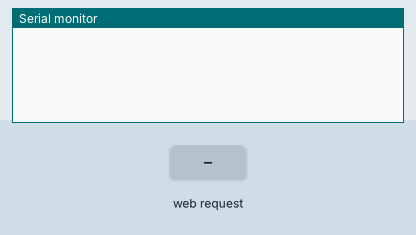
Recording of a sketch running on a simulated ESP8266 (NodeMCU). Parts: the last lines printed to the serial monitor. The test bench sets the inputs (shaded band).

Above: at 1.2 s.
1.3 s: HTTP request GET /forward received
At 2.2 s:
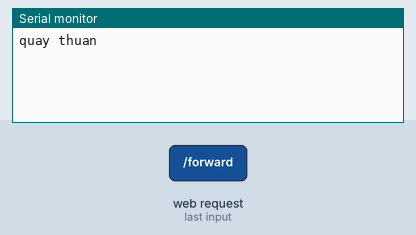
2.8 s: HTTP request GET /backward received
At 3.4 s:
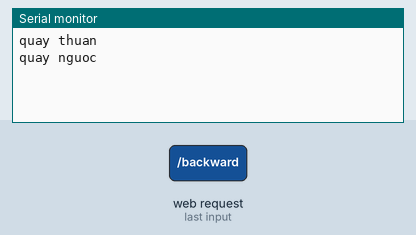
4.3 s: HTTP request GET /s received
At 5.7 s:
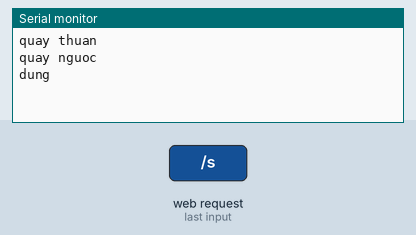

The sketch:

sketch_apr15c.ino
```cpp
#include <ESP8266WebServer.h>
#include <ESP8266WiFi.h>
#include <string.h>
bool f = 0;
bool b = 0;
bool s = 0;
String ssid = "test";
String password = "123456789";
IPAddress local_IP(192, 168, 2, 22);
IPAddress gateway(192, 168, 2, 22);
IPAddress subnet(255, 255, 255, 0);
ESP8266WebServer server(80);
#define IN1 3
#define IN2 4

String webPage =
{
  "<!DOCTYPE html>"
"<html>"
  "<head>"
    "<title>thi nghiem</title>"
    "<meta charset='utf-8'>"
    "<meta name='viewport' content='width=device-width, initial-scale=1'>"
    "<style>"
      ".b{background-color: green; width: 100px;height: 100px; margin: 10px;}"
      ".t{text-decoration: none;color: white;font-size: 20px;}"
      ".status{font-size: 30px;}"
    "</style>"
  "</head>"

  "<body>"
    "<h1>điều khiển động cơ</h1>"
    "<p class='status'>trạng thái: </p>"
    "<div>"
      "<button class='b'>"
        "<a class='t' href='/forward'>quay thuận</a>"
      "</button>"
    "</div>"
    "<div>"
      "<button  class='b'>"
        "<a class='t' href='/backward'>quay nghịch</a>"
      "</button>"
    "</div>"
    "<div>"
      "<button class='b'>"
        "<a class='t' href='/s'>dừng</a>"
      "</button>"
    "</div>"
  "</body>"
"</html>"
};


String webPage_thuan =
{
  "<!DOCTYPE html>"
"<html>"
  "<head>"
    "<title>thi nghiem</title>"
    "<meta charset='utf-8'>"
    "<meta name='viewport' content='width=device-width, initial-scale=1'>"
    "<style>"
      ".b{background-color: green; width: 100px;height: 100px; margin: 10px;}"
      ".t{text-decoration: none;color: white;font-size: 20px;}"
      ".status{font-size: 30px;}"
    "</style>"
  "</head>"

  "<body>"
    "<h1>điều khiển động cơ</h1>"
    "<p class='status'>trạng thái: quay thuận</p>"
    "<div>"
      "<button class='b'>"
        "<a class='t' href='/forward'>quay thuận</a>"
      "</button>"
    "</div>"
    "<div>"
      "<button  class='b'>"
        "<a class='t' href='/backward'>quay nghịch</a>"
      "</button>"
    "</div>"
    "<div>"
      "<button class='b'>"
        "<a class='t' href='/s'>dừng</a>"
      "</button>"
    "</div>"
  "</body>"
"</html>"
};

String webPage_nghich =
{
  "<!DOCTYPE html>"
"<html>"
  "<head>"
    "<title>thi nghiem</title>"
    "<meta charset='utf-8'>"
    "<meta name='viewport' content='width=device-width, initial-scale=1'>"
    "<style>"
      ".b{background-color: green; width: 100px;height: 100px; margin: 10px;}"
      ".t{text-decoration: none;color: white;font-size: 20px;}"
      ".status{font-size: 30px;}"
    "</style>"
  "</head>"

  "<body>"
    "<h1>điều khiển động cơ</h1>"
    "<p class='status'>trạng thái: quay ngược</p>"
    "<div>"
      "<button class='b'>"
        "<a class='t' href='/forward'>quay thuận</a>"
      "</button>"
    "</div>"
    "<div>"
      "<button  class='b'>"
        "<a class='t' href='/backward'>quay nghịch</a>"
      "</button>"
    "</div>"
    "<div>"
      "<button class='b'>"
        "<a class='t' href='/s'>dừng</a>"
      "</button>"
    "</div>"
  "</body>"
"</html>"
};


String webPage_dung =
{
  "<!DOCTYPE html>"
"<html>"
  "<head>"
    "<title>thi nghiem</title>"
    "<meta charset='utf-8'>"
    "<meta name='viewport' content='width=device-width, initial-scale=1'>"
    "<style>"
      ".b{background-color: green; width: 100px;height: 100px; margin: 10px;}"
      ".t{text-decoration: none;color: white;font-size: 20px;}"
      ".status{font-size: 30px;}"
    "</style>"
  "</head>"

  "<body>"
    "<h1>điều khiển động cơ</h1>"
    "<p class='status'>trạng thái: dừng</p>"
    "<div>"
      "<button class='b'>"
        "<a class='t' href='/forward'>quay thuận</a>"
      "</button>"
    "</div>"
    "<div>"
      "<button  class='b'>"
        "<a class='t' href='/backward'>quay nghịch</a>"
      "</button>"
    "</div>"
    "<div>"
      "<button class='b'>"
        "<a class='t' href='/s'>dừng</a>"
      "</button>"
    "</div>"
  "</body>"
"</html>"
};


void handle_client();
void handle_forward();
void handle_backward();
void handle_stop();


void setup()
{
  WiFi.softAP(ssid, password);
  WiFi.softAPConfig(local_IP, gateway, subnet);
  server.on("/", handle_client);
  Serial.begin(57600);
  server.on("/forward", handle_forward);
  server.on("/backward", handle_backward);
  server.on("/s", handle_stop);
  server.begin();
}


void loop()
{
  server.handleClient();


}


void handle_client()
{

  server.send(200, "text/html", webPage);
}


void handle_forward()
{
  Serial.println("quay thuan");
  server.send(200, "text/html", webPage_thuan);
}


void handle_backward()
{
  Serial.println("quay nguoc");
  server.send(200, "text/html", webPage_nghich);
}


void handle_stop()
{
  Serial.println("dung");
  server.send(200, "text/html", webPage_dung);
}
```

Measured:
- after the input at 1.3 s, the serial monitor: prints a new line at once (image 1)
- after the input at 2.8 s, the serial monitor: prints a new line at once (image 2)
- after the input at 4.3 s, the serial monitor: prints a new line at once (image 3)
